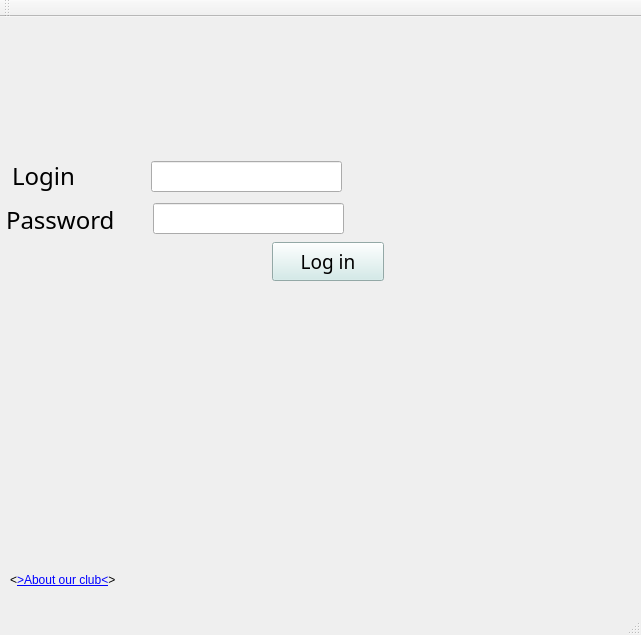
<?xml version="1.0" encoding="UTF-8"?>
<ui version="4.0">
 <class>Login</class>
 <widget class="QMainWindow" name="Login">
  <property name="geometry">
   <rect>
    <x>0</x>
    <y>0</y>
    <width>641</width>
    <height>635</height>
   </rect>
  </property>
  <property name="sizePolicy">
   <sizepolicy hsizetype="Fixed" vsizetype="Fixed">
    <horstretch>0</horstretch>
    <verstretch>0</verstretch>
   </sizepolicy>
  </property>
  <property name="minimumSize">
   <size>
    <width>641</width>
    <height>635</height>
   </size>
  </property>
  <property name="maximumSize">
   <size>
    <width>641</width>
    <height>635</height>
   </size>
  </property>
  <property name="baseSize">
   <size>
    <width>641</width>
    <height>635</height>
   </size>
  </property>
  <property name="windowTitle">
   <string>Login</string>
  </property>
  <property name="autoFillBackground">
   <bool>false</bool>
  </property>
  <property name="iconSize">
   <size>
    <width>400</width>
    <height>300</height>
   </size>
  </property>
  <widget class="QWidget" name="centralWidget">
   <property name="sizePolicy">
    <sizepolicy hsizetype="Fixed" vsizetype="Fixed">
     <horstretch>0</horstretch>
     <verstretch>0</verstretch>
    </sizepolicy>
   </property>
   <property name="minimumSize">
    <size>
     <width>641</width>
     <height>570</height>
    </size>
   </property>
   <property name="maximumSize">
    <size>
     <width>641</width>
     <height>570</height>
    </size>
   </property>
   <widget class="QLabel" name="label_2">
    <property name="geometry">
     <rect>
      <x>12</x>
      <y>143</y>
      <width>111</width>
      <height>31</height>
     </rect>
    </property>
    <property name="font">
     <font>
      <family>MV Boli</family>
      <pointsize>18</pointsize>
     </font>
    </property>
    <property name="text">
     <string>Login</string>
    </property>
   </widget>
   <widget class="QLabel" name="label_3">
    <property name="geometry">
     <rect>
      <x>6</x>
      <y>187</y>
      <width>133</width>
      <height>31</height>
     </rect>
    </property>
    <property name="font">
     <font>
      <family>MV Boli</family>
      <pointsize>18</pointsize>
     </font>
    </property>
    <property name="text">
     <string>Password</string>
    </property>
   </widget>
   <widget class="QLineEdit" name="loginLineEdit">
    <property name="geometry">
     <rect>
      <x>151</x>
      <y>144</y>
      <width>191</width>
      <height>31</height>
     </rect>
    </property>
   </widget>
   <widget class="QLineEdit" name="passwordLineEdit">
    <property name="geometry">
     <rect>
      <x>153</x>
      <y>186</y>
      <width>191</width>
      <height>31</height>
     </rect>
    </property>
    <property name="echoMode">
     <enum>QLineEdit::Password</enum>
    </property>
   </widget>
   <widget class="QPushButton" name="pushButton">
    <property name="geometry">
     <rect>
      <x>272</x>
      <y>225</y>
      <width>112</width>
      <height>39</height>
     </rect>
    </property>
    <property name="font">
     <font>
      <family>MV Boli</family>
      <pointsize>14</pointsize>
     </font>
    </property>
    <property name="autoFillBackground">
     <bool>true</bool>
    </property>
    <property name="styleSheet">
     <string notr="true">background-color:rgb(206, 235, 233)</string>
    </property>
    <property name="text">
     <string>Log in</string>
    </property>
   </widget>
   <widget class="QLabel" name="label_4">
    <property name="geometry">
     <rect>
      <x>0</x>
      <y>-9</y>
      <width>672</width>
      <height>592</height>
     </rect>
    </property>
    <property name="text">
     <string/>
    </property>
    <property name="pixmap">
     <pixmap>../../../../../project/картинки/Work_it_Kitty_1.jpg</pixmap>
    </property>
   </widget>
   <widget class="QLabel" name="label">
    <property name="geometry">
     <rect>
      <x>10</x>
      <y>555</y>
      <width>121</width>
      <height>16</height>
     </rect>
    </property>
    <property name="text">
     <string>&lt;html&gt;&lt;head/&gt;&lt;body&gt;&lt;p&gt;&amp;lt;&lt;A HREF= 'http://www.kulturologia.ru/blogs/110913/18822/'&gt;&amp;gt;About our club&amp;lt;&lt;/A&gt;&amp;gt;&lt;/p&gt;&lt;/body&gt;&lt;/html&gt;</string>
    </property>
    <property name="openExternalLinks">
     <bool>true</bool>
    </property>
    <property name="textInteractionFlags">
     <set>Qt::LinksAccessibleByMouse</set>
    </property>
   </widget>
   <zorder>label_4</zorder>
   <zorder>label_2</zorder>
   <zorder>label_3</zorder>
   <zorder>loginLineEdit</zorder>
   <zorder>passwordLineEdit</zorder>
   <zorder>pushButton</zorder>
   <zorder>label</zorder>
  </widget>
  <widget class="QMenuBar" name="menuBar">
   <property name="geometry">
    <rect>
     <x>0</x>
     <y>0</y>
     <width>641</width>
     <height>26</height>
    </rect>
   </property>
  </widget>
  <widget class="QToolBar" name="mainToolBar">
   <attribute name="toolBarArea">
    <enum>TopToolBarArea</enum>
   </attribute>
   <attribute name="toolBarBreak">
    <bool>false</bool>
   </attribute>
  </widget>
  <widget class="QStatusBar" name="statusBar"/>
 </widget>
 <layoutdefault spacing="6" margin="11"/>
 <resources/>
 <connections/>
</ui>
